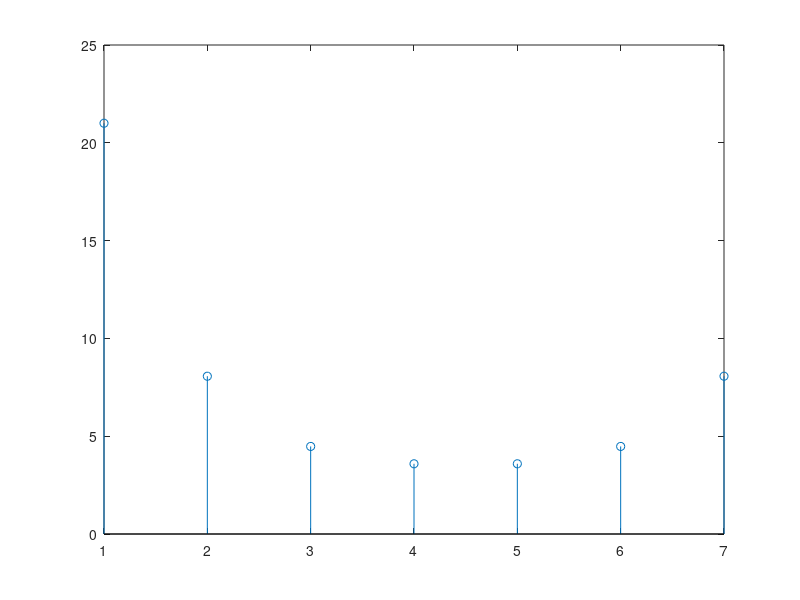
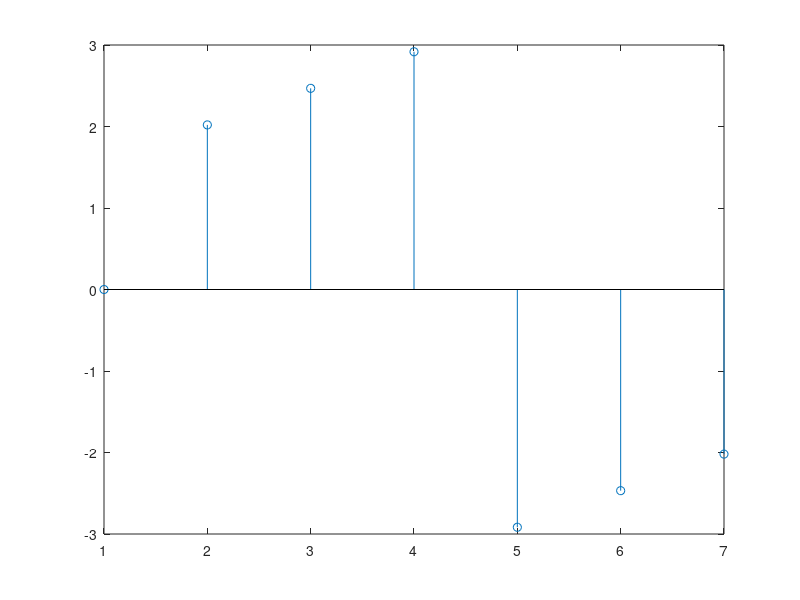
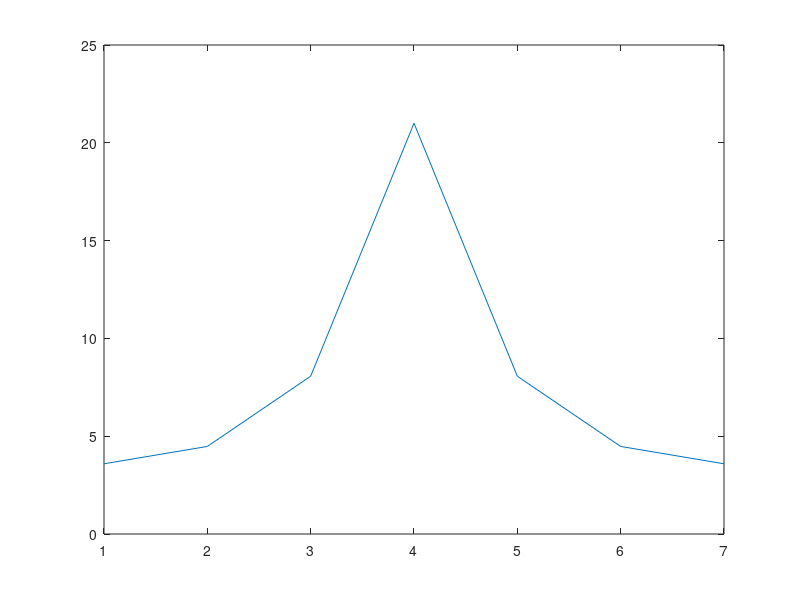
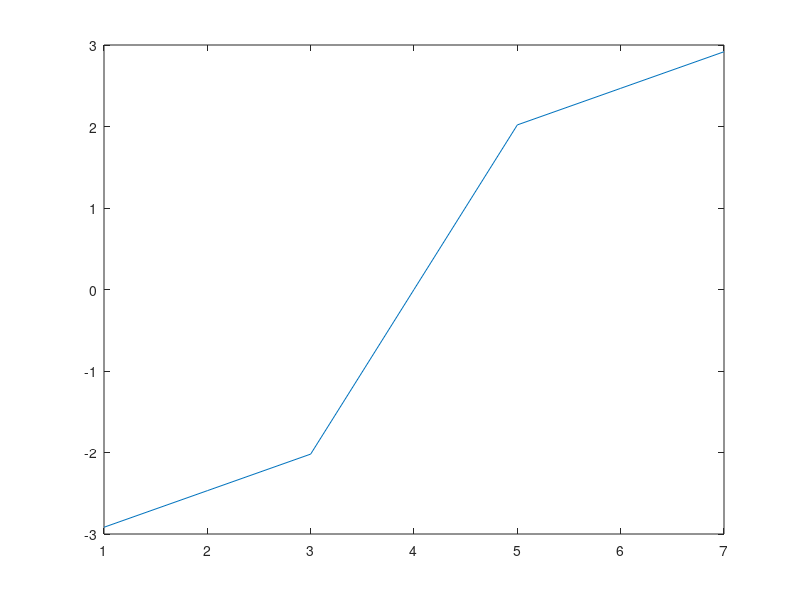

MATLAB code to generate these figures, in order:
x = [0 1 2 3 4 5 6];
S = fft(x);
x2 = ifft(S);

Smod   = abs(S);
Sphase = angle(S);

% Plot the modulus and phase of the Fourier coefficients
stem(Smod)
figure
stem(Sphase)

figure
plot(fftshift(Smod))
figure
plot(fftshift(Sphase))


figure                % Make new figure window
subplot(2, 1, 1)      % Split in 2 rows, 1 column. We are now in part 1 of the split
plot(Smod)                % Plot is displayed in the first part
subplot(2, 1, 2)      % Use same split in 2 rows, 1 column. But we move now to part 2 of the split
plot(Sphase)                % Plot is displayed in the second part